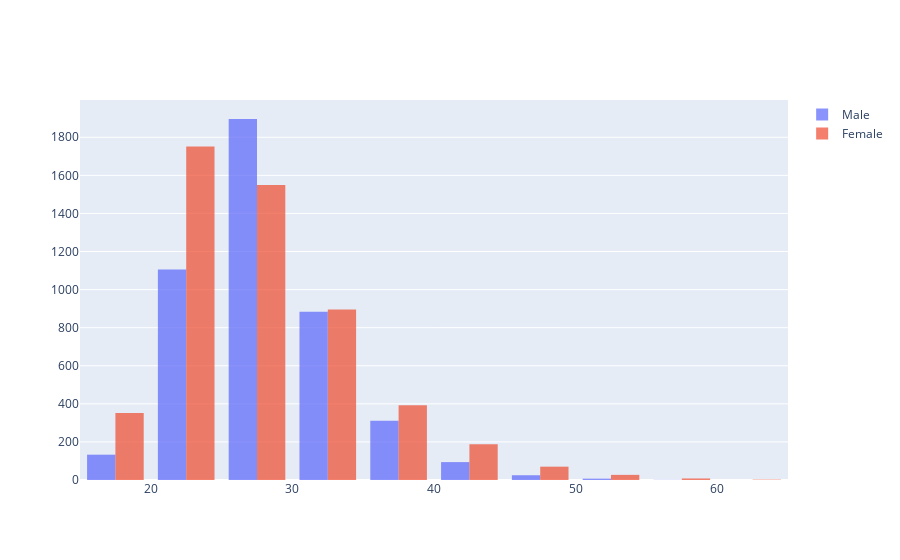

Here is the notebook cell this chart was saved with:
### Code cell
#fig = go.Figure()
#fig.add_trace(go.Histogram(x=df_mean[df_mean['Sex'] == 'male']['Age'], name='Male'))
#fig.add_trace(go.Histogram(x=df_mean[df_mean['Sex'] == 'female']['Age'], name='Female'))
#fig.update_traces(opacity=0.75, xbins=dict(start=10.0,end=70.0,size=5))
#fig.show()

fig= go.Figure()
fig.add_trace(go.Histogram(x=merged_inner[merged_inner['TESEX'] == 1] ['ERBMI'] , name='Male'))
fig.add_trace(go.Histogram(x=merged_inner[merged_inner['TESEX'] == 2] ['ERBMI'] , name='Female'))
fig.update_traces(opacity = 0.75, xbins=dict(start=15, end= 65, size=5 ))
fig.show()

### Figure 1 — Plotly figure (JSON) as saved in the notebook; plotly's stock layout.template omitted (floating-point values rounded to 4 significant figures; data arrays with more than 128 entries replaced by an {"elided": "..."} marker saying what was removed)
{"data": [{"name": "Male", "opacity": 0.75, "type": "histogram", "x": {"elided": "4670 float values"}, "xbins": {"end": 65, "size": 5, "start": 15}}, {"name": "Female", "opacity": 0.75, "type": "histogram", "x": {"elided": "5823 float values"}, "xbins": {"end": 65, "size": 5, "start": 15}}], "layout": {}}
